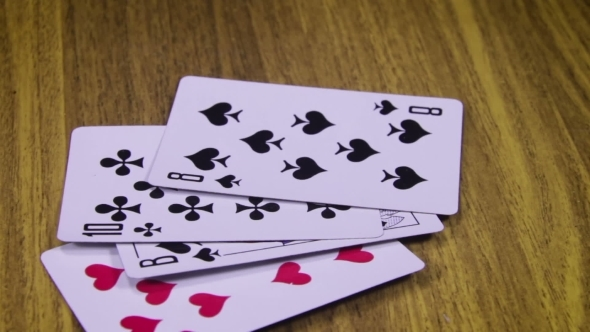
#> input picture resources/card.jpg, 590 x 332 px
$ python warpPerspective.py
#> lines starting #> are read from the running program, lines starting #| are printed output that depends on the picture
import cv2
import numpy as np

img = cv2.imread("./resources/card.jpg")
#> img is the input picture: shape (332, 590, 3); mean B, G, R 106.9, 121.1, 143

width,height = 250,350 #conventional dimension of a card
pts1 = np.float32([[148,183],[183,74],[457,213],[461,97]]) #defining end points of the portion to cut
pts2 = np.float32([[0,0],[width,0],[0,height],[width,height]]) # defining the canvas
matrix = cv2.getPerspectiveTransform(pts1,pts2) #making and transforming perspectiveof the canvas
imgOutput = cv2.warpPerspective(img,matrix,(width,height)) #placing the cut image porton in the canvas
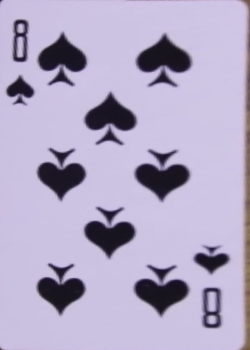
#> imgOutput: shape (350, 250, 3); mean B, G, R 197, 168.6, 177.8

cv2.imshow("warp",imgOutput)
cv2.imshow("image",img)
cv2.waitKey(0)
